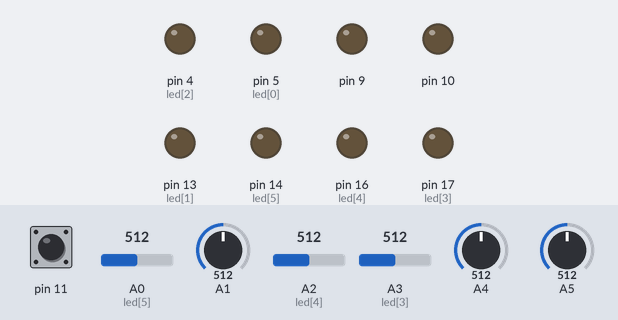
A sketch run on a simulated Arduino Uno, built with avr-gcc and run on an emulated ATmega328P. On the bench: output pins drawn as LEDs (lit = HIGH). Dashed ring = blinking. The test bench sets the inputs (shaded band); at power-on: pin 11 HIGH, A0 (led[5]) = 512, A1 = 512, A2 (led[4]) = 512, A3 (led[3]) = 512, A4 = 512, A5 = 512.

Above: at 1.2 s.
1.3 s: pin 11 pulled LOW for 0.15 s
At 1.43 s:
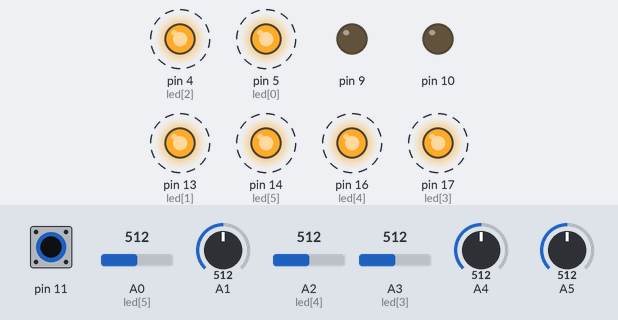
4.3 s: A0 (led[5]) set to 592
5.8 s: A0 (led[5]) set to 610
At 6.9 s:
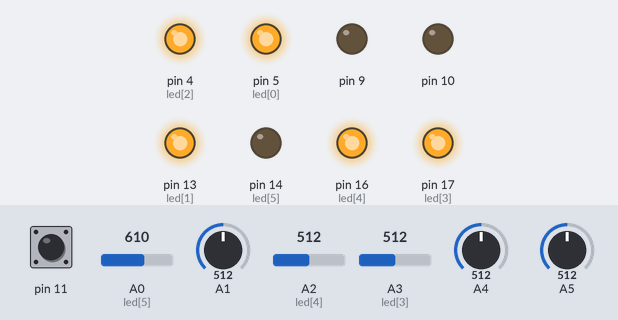
7.3 s: A1 set to 588
10.3 s: A1 set to 610
At 11.5 s:
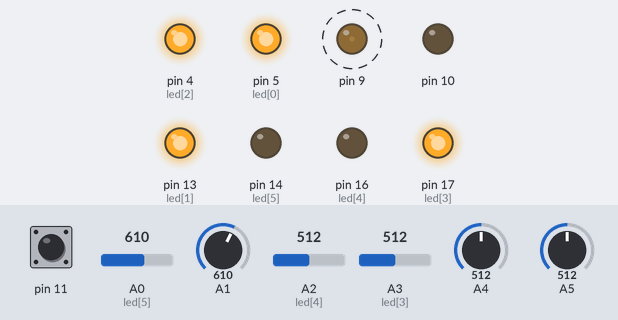
11.8 s: A2 (led[4]) set to 588
13.3 s: A2 (led[4]) set to 612
At 14.5 s:
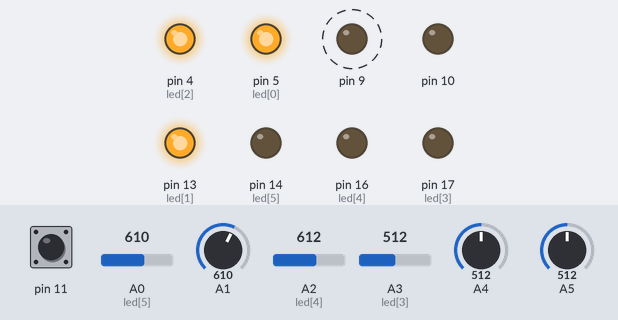
Timing chart, 0 to 15.8 s (numbered marks = the images above; inputs shaded):
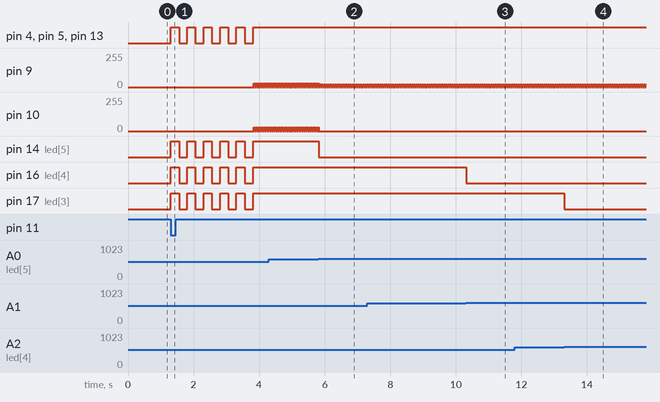

The sketch:

LinijsekotajsOLD.ino
```cpp
int analogValues[6] = { 0, 0, 0, 0, 0, 0 };
int led[6] = { 5, 13, 4, 17, 16, 14 };
boolean sensor[6] = { false, false, false, false, false, false };

boolean hasLaunched = false;
int lastMovement = 0;
int moveSpeed = 30;
boolean pGoPressed = false;

void setup()
{
  for(int i = 0; i < 6; i++)
  pinMode(led[i], OUTPUT);

  pinMode(11, INPUT);
  digitalWrite(11, 1);
}

void loop()
{
  for(int i = 0; i < 6; i++)
  digitalWrite(led[i], 0);

  if(hasLaunched)
  {
    for(int i = 0; i < 6; i++)
    {
      analogValues[i] = analogRead(5 - i);
      sensor[i] = analogValues[i] < 600;
      digitalWrite(led[i], sensor[i]);
    }

    lastMovement = 3;
    if(getLeft() && !getRight()) lastMovement = 1;
    if(!getLeft() && getRight()) lastMovement = 2;
    if(!getLeft() && getMiddle() && !getRight()) lastMovement = 3;
    //if(getLeft() && getMiddle() && getRight()) lastMovement = 3;

    if(lastMovement == 1) motor('L', moveSpeed / 4 * 3);
    else if(lastMovement == 2) motor('R', moveSpeed / 4 * 3);
    else if(lastMovement == 3) motor('B', moveSpeed);
    else stopMotors();

    if(goPressed())
    {
      stopMotors();
      hasLaunched = false;
      lastMovement = 0;
      blinkLeds(2);
    }
  }
  else
  {
    stopMotors();

    if(goPressed())
    {
      hasLaunched = true;
      blinkLeds(5);
    }
  }
  delay(10);


  /*for(int i = 0; i < 6; i++)
  {
    analogValues[i] = analogRead(5 - i);
    sensor[i] = analogValues[i] > 600;
    digitalWrite(led[i], sensor[i]);
  }

  if(goPressed()) hasLaunched = true;

  if(hasLaunched)
  {
    if(!getLeft() && getRight()) motor('R', moveSpeed / 4 * 3);
    if(getLeft() && !getRight()) motor('L', moveSpeed / 4 * 3);
    if(!getLeft() && getMiddle() && !getRight()) motor('B', moveSpeed);
  }*/
}

void blinkLeds(int i)
{
  for(int j = 0; j < i; j++)
  {
    for(int k = 0; k < 6; k++)
    digitalWrite(led[k], 1);
    delay(250);
    for(int k = 0; k < 6; k++)
    digitalWrite(led[k], 0);
    delay(250);
  }
}

boolean goPressed()
{ return !digitalRead(11); }

void motor(char c, int j)
{
  digitalWrite(6, 0);
  digitalWrite(8, 1);

  stopMotors();
  delay(10);

  if(c == 'R')
  {
    digitalWrite(6, 1);
    analogWrite(10, j);
    analogWrite(9, 0);
  }
  else if(c == 'L')
  {
    digitalWrite(8, 0);
    analogWrite(9, j);
    analogWrite(10, 0);
  }
  else if(c == 'B')
  {
    digitalWrite(6, 1);
    digitalWrite(8, 0);
    analogWrite(10, j);
    analogWrite(9, j);
  }
}

void stopMotors()
{
  digitalWrite(6, 0);
  digitalWrite(8, 0);
  analogWrite(9, 0);
  analogWrite(10, 0);
}

boolean getLeft() { return sensor[0]; }
boolean getMiddle() { return sensor[2] || sensor[3]; }
boolean getRight() { return sensor[5]; }
```

Measured:
- the behaviour switches between 599 and 600 on A0 (led[5]) (found by bisection; images 1 and 2)
- the behaviour switches between 599 and 600 on A1 (found by bisection; images 2 and 3)
- the behaviour switches between 599 and 600 on A2 (led[4]) (found by bisection; images 3 and 4)
- after the input at 1.3 s, pin 4 (led[2]), pin 5 (led[0]), pin 13 (led[1]), pin 14 (led[5]), pin 16 (led[4]), pin 17 (led[3]): alternates HIGH for 0.25 s and LOW for 0.25 s, starting at once; pin 9, pin 10: alternates 30/255 for 0.01 s and 0/255 for 0.01 s, starting after 2.5 s
- after the input at 5.8 s, pin 10: goes on until 5.8 s, then stays 0/255; pin 14 (led[5]): HIGH → LOW at once
- after the input at 10.3 s, pin 16 (led[4]): HIGH → LOW at once
- after the input at 13.3 s, pin 17 (led[3]): HIGH → LOW at once
